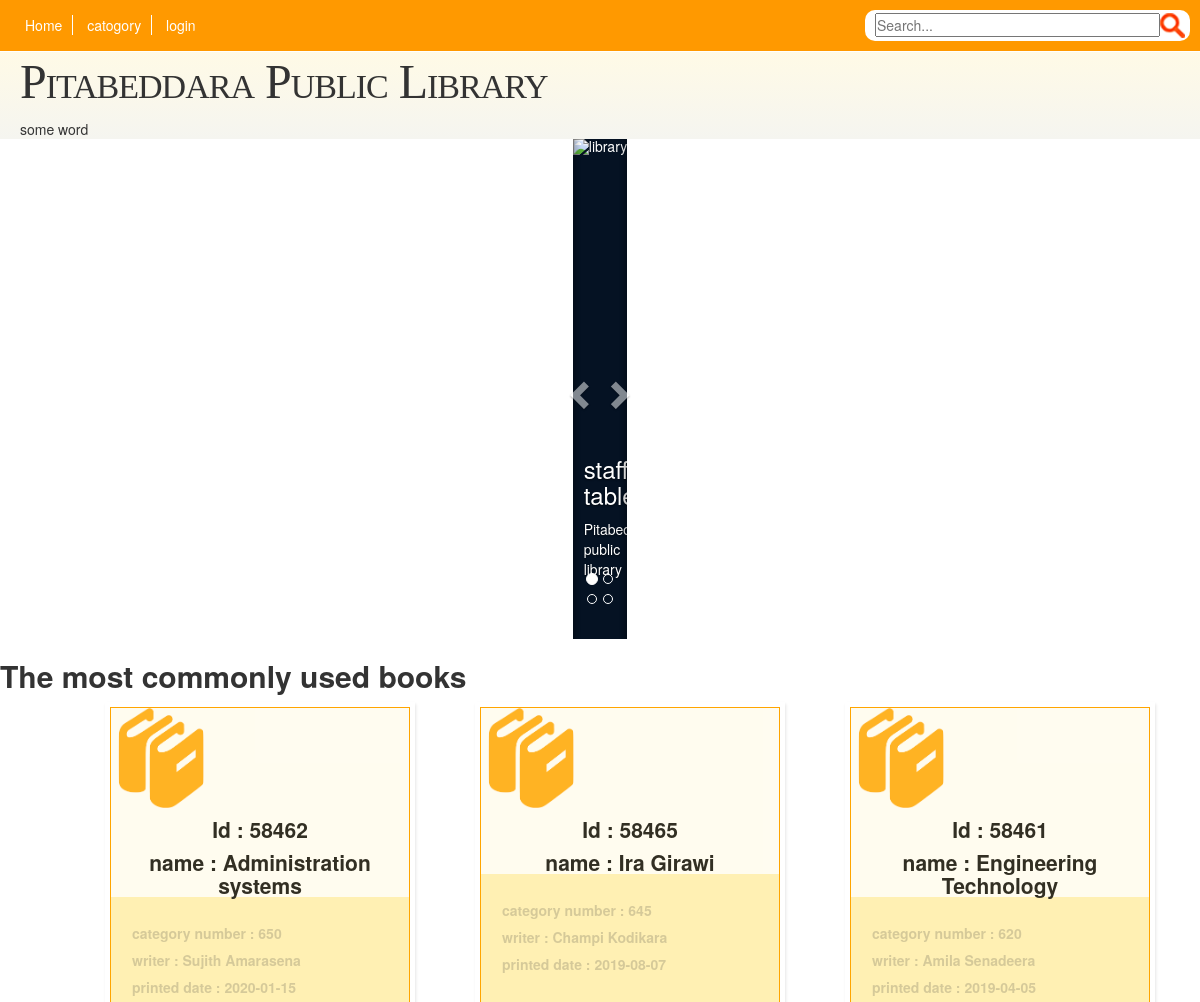
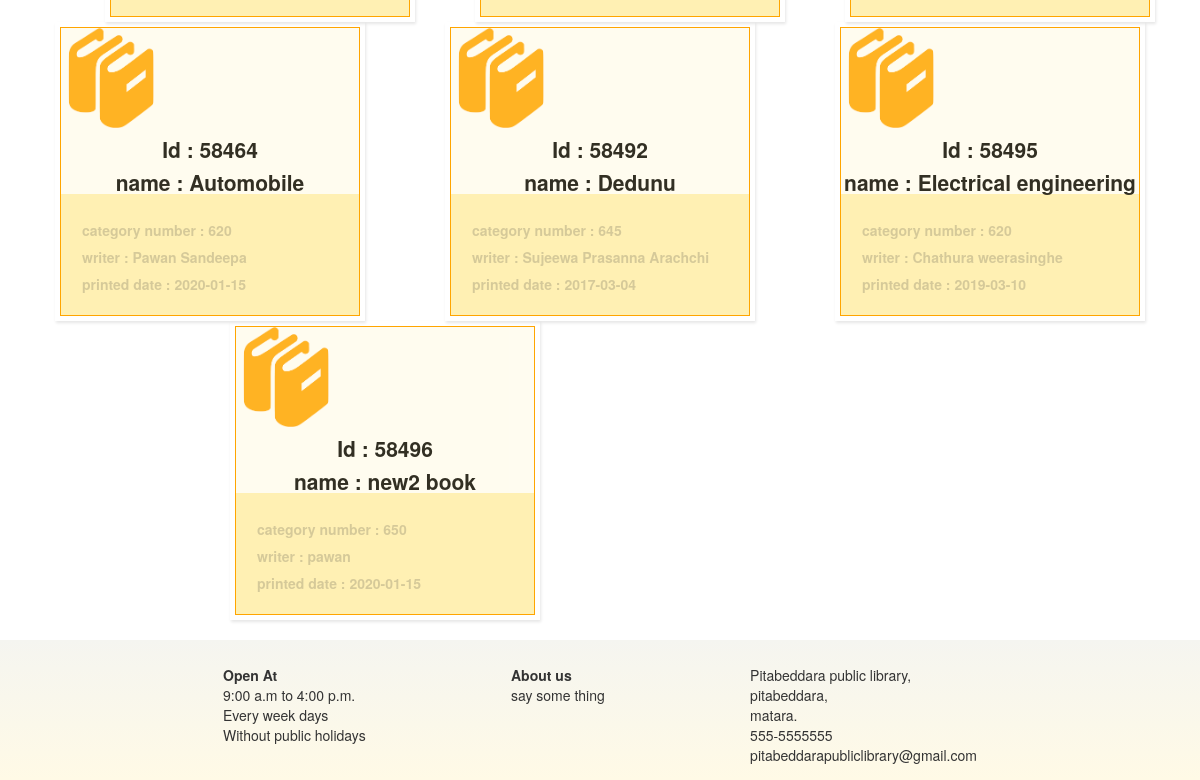
The page / on the database its author committed (2 pictures, top to bottom).
### tables this page shows
CREATE TABLE IF NOT EXISTS `book` (
  `id` varchar(5) NOT NULL,
  `name` varchar(50) DEFAULT NULL,
  `category_number` varchar(15) DEFAULT NULL,
  `writer` varchar(50) DEFAULT NULL,
  `statu` varchar(15) DEFAULT NULL,
  `printed_date` varchar(10) DEFAULT NULL,
  `price` float DEFAULT NULL,
  `reference` varchar(3) NOT NULL,
  PRIMARY KEY (`id`)
);

### index.php (the view, shortened to what this page needs)
<?php require_once('connection/tempconn.php'); ?>
<?php
	$display='';
	if (!isset($_POST['submit']) or !isset($_GET['category'])) {
		$query="SELECT book_id from transactions ORDER BY count_of_transactions DESC limit 20";
		$rquery=mysqli_query($member1_conn,$query);
		if ($rquery) {
			$display.="<h2><b>The most commonly used books</b></h2>";
			$display.='<div class="container">';
			while ($detail=mysqli_fetch_assoc($rquery)) {
				$c_id=$detail['book_id'];
				$query="SELECT id,name,category_number,writer,printed_date from book where id='{$c_id}' limit 1";
				$bquery=mysqli_query($member1_conn,$query);
				if ($bquery) {
					while ($b_detail=mysqli_fetch_assoc($bquery)) {
						$display.='<div class="card">';
							$display.='<div class="face">';
								$display.='<div class="content1">';
									$id=$b_detail['id'];
									$display.='<a href="php/book_profile.php?id='.$id.'">';
									$display.='<img src="img/profile_book.png">';
								    $display.='<h3><b>Id : '.$id.'</b></h3>';
								    $display.='<h3><b>name : '.$b_detail['name'].'</b></h3>';
								$display.='</div>';
								$display.='<div class="content2">';
								    $display.='<p>category number : '.$b_detail['category_number'].'</p>';
								    $display.='<p>writer : '.$b_detail['writer'].'</p>';
								    $display.='<p>printed date : '.$b_detail['printed_date'].'</a></p>';
					    		$display.='</div>';
							$display.='</div>';
					    $display.='</div>';
					}
				}
			}
			$display.='</div>';
		}
	}
?>
<!DOCTYPE html>
<html lang="en">
<head>
	<link rel="stylesheet" type="text/css" href="css/main.css">
	<link rel="stylesheet" href="https://maxcdn.bootstrapcdn.com/bootstrap/3.4.1/css/bootstrap.min.css">
</head>
<body>
	<div class="includeone">
		<?php require_once('header.php') ?>
		<?php require_once('banner.php') ?>
	</div>
	<div class="container" style="margin: 0;padding: 0;margin-top: -10px;">
	  <div id="myCarousel" class="carousel slide" data-ride="carousel">
	    <ol class="carousel-indicators">
	      <li data-target="#myCarousel" data-slide-to="0" class="active"></li>
	      <li data-target="#myCarousel" data-slide-to="1"></li>
	      <li data-target="#myCarousel" data-slide-to="2"></li>
	      <li data-target="#myCarousel" data-slide-to="3"></li>
	    </ol>
	    <div class="carousel-inner">
	      <div class="item active">
	        <img src="img/carousel/staff_table.jpg" alt="library" style="background-color: #051223; color: #fff; height: 500px; width: 100%;">
	        <div class="carousel-caption">
	          <h3>staff table</h3>
	          <p>Pitabeddara public library</p>
	        </div>
	      </div>
	    </div>
	    <a class="left carousel-control" href="#myCarousel" data-slide="prev">
	      <span class="glyphicon glyphicon-chevron-left"></span>
	    </a>
	    <a class="right carousel-control" href="#myCarousel" data-slide="next">
	      <span class="glyphicon glyphicon-chevron-right"></span>
	    </a>
	  </div>
	</div>
	<?php echo $display; ?>
	<div class="includeone">
		<?php require_once('footer.php') ?>
	</div>
</body>
</html>

### css/main.css (style rules this page uses)
* { margin: 0; padding: 0; }
a { text-decoration: none; }
.container { width: 100%; position: relative; display: flex; flex-wrap: wrap; justify-content: space-around; margin-top: 10px; }
.container .card { position: relative; cursor: pointer; padding: 5px; display: flex; box-shadow: 1px 2px 3px 0px rgba(0,0,0,0.10); }
.container .card .face { width: 300px; height: relative; position: relative; background: #fff0b3; justify-content: center; align-items: center; z-index: 1; border: 1px solid #ffa500; }
.container .card .face .content1 { opacity: 0.8; background: #fff; }
.container .card .face .content2 { opacity: 0.2; }
.container .card .face .content1 img { max-width: 100px; }
.container .card .face .content1 h3 { margin: 10px 0 0; padding: 0; color: black; text-align: center; font-size: 1.5em; }
.container .card .face .content2 { position: relative; justify-content: center; align-items: center; padding: 20px; box-sizing: border-box; }
.container .card .face .content2 p { margin: 0; padding: 0; }
.container .card .face .content2 a { margin: 5px 0 0; display: inline-block; text-decoration: none; font-weight: 900; color: #333; padding: 1px; }

### rows shown on the page
book: id "58462", name "Administration systems", category_number "650", writer "Sujith Amarasena", printed_date "2020-01-15"
book: id "58465", name "Ira Girawi", category_number "645", writer "Champi Kodikara", printed_date "2019-08-07"
book: id "58461", name "Engineering Technology", category_number "620", writer "Amila Senadeera", printed_date "2019-04-05"
book: id "58464", name "Automobile", category_number "620", writer "Pawan Sandeepa", printed_date "2020-01-15"
book: id "58492", name "Dedunu", category_number "645", writer "Sujeewa Prasanna Arachchi", printed_date "2017-03-04"
book: id "58495", name "Electrical engineering", category_number "620", writer "Chathura weerasinghe", printed_date "2019-03-10"
book: id "58496", name "new2 book", category_number "650", writer "pawan", printed_date "2020-01-15"
